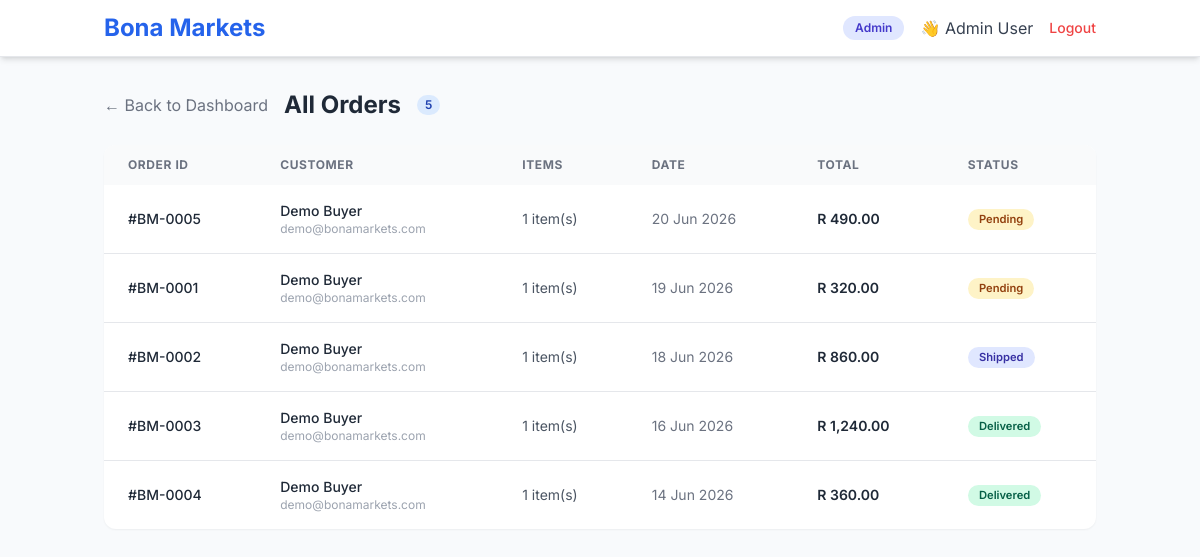
Page /Public/admin/orders.php (signed in) on the committed database.
### tables this page shows
CREATE TABLE orders (
    id INT AUTO_INCREMENT PRIMARY KEY,
    user_id INT NOT NULL,
    total DECIMAL(10,2) NOT NULL,
    status ENUM('pending', 'paid', 'shipped', 'delivered') DEFAULT 'pending',
    address VARCHAR(500) NULL,
    payment_id VARCHAR(255) NULL,
    stripe_session_id VARCHAR(255) NULL,
    created_at DATETIME DEFAULT CURRENT_TIMESTAMP,
    FOREIGN KEY (user_id) REFERENCES users(id)
);

CREATE TABLE users (
    id INT AUTO_INCREMENT PRIMARY KEY,
    email VARCHAR(255) UNIQUE NOT NULL,
    passwordHash VARCHAR(255) NOT NULL,
    role ENUM('buyer', 'vendor', 'admin') DEFAULT 'buyer',
    fullname VARCHAR(255) NOT NULL,
    createdAt DATETIME DEFAULT CURRENT_TIMESTAMP
);

### Public/admin/orders.php (the view, shortened to what this page needs)
<?php
require_once __DIR__ . '/../../config/database.php';
$orders = $pdo->query("
    SELECT o.*, u.fullname as customer_name, u.email as customer_email,
           COUNT(oi.id) as item_count
    FROM orders o
    JOIN users u ON o.user_id = u.id
    LEFT JOIN order_items oi ON o.id = oi.order_id
    GROUP BY o.id
    ORDER BY o.created_at DESC
")->fetchAll();
$adminName = $_SESSION['fullname'] ?? 'Admin';
?>
<!DOCTYPE html>
<html lang="en">
<head>
    <script src="https://cdn.tailwindcss.com"></script>
</head>
<body>
    <nav class="bg-white shadow-md sticky top-0 z-50 border-b border-gray-200">
        <div class="container mx-auto px-4 py-3 flex justify-between items-center">
            <a href="../index.php" class="text-2xl font-bold text-blue-600">Bona Markets</a>
            <div class="flex items-center space-x-4">
                <span class="bg-indigo-100 text-indigo-700 px-3 py-1 rounded-full text-xs font-semibold">Admin</span>
                <span class="text-gray-700">👋 <?= htmlspecialchars($adminName) ?></span>
                <a href="../logout.php" class="text-red-500 hover:text-red-700 text-sm font-medium">Logout</a>
            </div>
        </div>
    </nav>
    <div class="container mx-auto px-4 py-8">
        <div class="flex items-center gap-4 mb-6">
            <a href="dashboard.php" class="text-gray-500 hover:text-gray-700">← Back to Dashboard</a>
            <h1 class="text-2xl font-bold text-gray-800">All Orders</h1>
            <span class="bg-blue-100 text-blue-800 px-2 py-0.5 rounded-full text-xs font-semibold"><?= count($orders) ?></span>
        </div>
        <div class="bg-white rounded-xl shadow-sm overflow-hidden">
            <div class="overflow-x-auto">
                <table class="w-full text-sm">
                    <thead class="bg-gray-50 text-gray-500 text-xs uppercase tracking-wider">
                        <tr>
                            <th class="px-6 py-3 text-left">Order ID</th>
                            <th class="px-6 py-3 text-left">Customer</th>
                            <th class="px-6 py-3 text-left">Items</th>
                            <th class="px-6 py-3 text-left">Date</th>
                            <th class="px-6 py-3 text-left">Total</th>
                            <th class="px-6 py-3 text-left">Status</th>
                        </tr>
                    </thead>
                    <tbody class="divide-y divide-gray-200">
                        <?php if (count($orders) > 0): ?>
                            <?php foreach ($orders as $order): ?>
                                <tr class="hover:bg-gray-50">
                                    <td class="px-6 py-4 font-medium text-gray-800">#BM-<?= str_pad($order['id'], 4, '0', STR_PAD_LEFT) ?></td>
                                    <td class="px-6 py-4">
                                        <div class="font-medium text-gray-800"><?= htmlspecialchars($order['customer_name'] ?? 'Guest') ?></div>
                                        <div class="text-xs text-gray-400"><?= htmlspecialchars($order['customer_email'] ?? '') ?></div>
                                    </td>
                                    <td class="px-6 py-4 text-gray-600"><?= $order['item_count'] ?> item(s)</td>
                                    <td class="px-6 py-4 text-gray-500 text-sm"><?= date('d M Y', strtotime($order['created_at'])) ?></td>
                                    <td class="px-6 py-4 font-semibold text-gray-800">R <?= number_format($order['total'], 2) ?></td>
                                    <td class="px-6 py-4">
                                        <span class="status-badge status-<?= $order['status'] ?>">
                                            <?= ucfirst($order['status']) ?>
                                        </span>
                                    </td>
                                </tr>
                            <?php endforeach; ?>
                        <?php else: ?>
                            <tr>
                                <td colspan="6" class="px-6 py-8 text-center text-gray-500">No orders found</td>
                            </tr>
                        <?php endif; ?>
                    </tbody>
                </table>
            </div>
        </div>
    </div>
</body>
</html>

### Public/admin/orders.php (style rules this page uses)
body { font-family: 'Inter', sans-serif; background: #f8fafc; }
.status-badge { padding: 0.2rem 0.7rem; border-radius: 9999px; font-size: 0.7rem; font-weight: 600; }
.status-pending { background: #fef3c7; color: #92400e; }
.status-shipped { background: #e0e7ff; color: #3730a3; }
.status-delivered { background: #d1fae5; color: #065f46; }

### rows in the picture
orders: id "0005", user.fullname "Demo Buyer", user.email "demo@bonamarkets.com", item_count "1", created_at "20 Jun 2026", total "490.00", status "Pending"
orders: id "0001", user.fullname "Demo Buyer", user.email "demo@bonamarkets.com", item_count "1", created_at "19 Jun 2026", total "320.00", status "Pending"
orders: id "0002", user.fullname "Demo Buyer", user.email "demo@bonamarkets.com", item_count "1", created_at "18 Jun 2026", total "860.00", status "Shipped"
orders: id "0003", user.fullname "Demo Buyer", user.email "demo@bonamarkets.com", item_count "1", created_at "16 Jun 2026", total "1,240.00", status "Delivered"
orders: id "0004", user.fullname "Demo Buyer", user.email "demo@bonamarkets.com", item_count "1", created_at "14 Jun 2026", total "360.00", status "Delivered"

### other values in the picture
$adminName "Admin User"
count($orders) "5"
